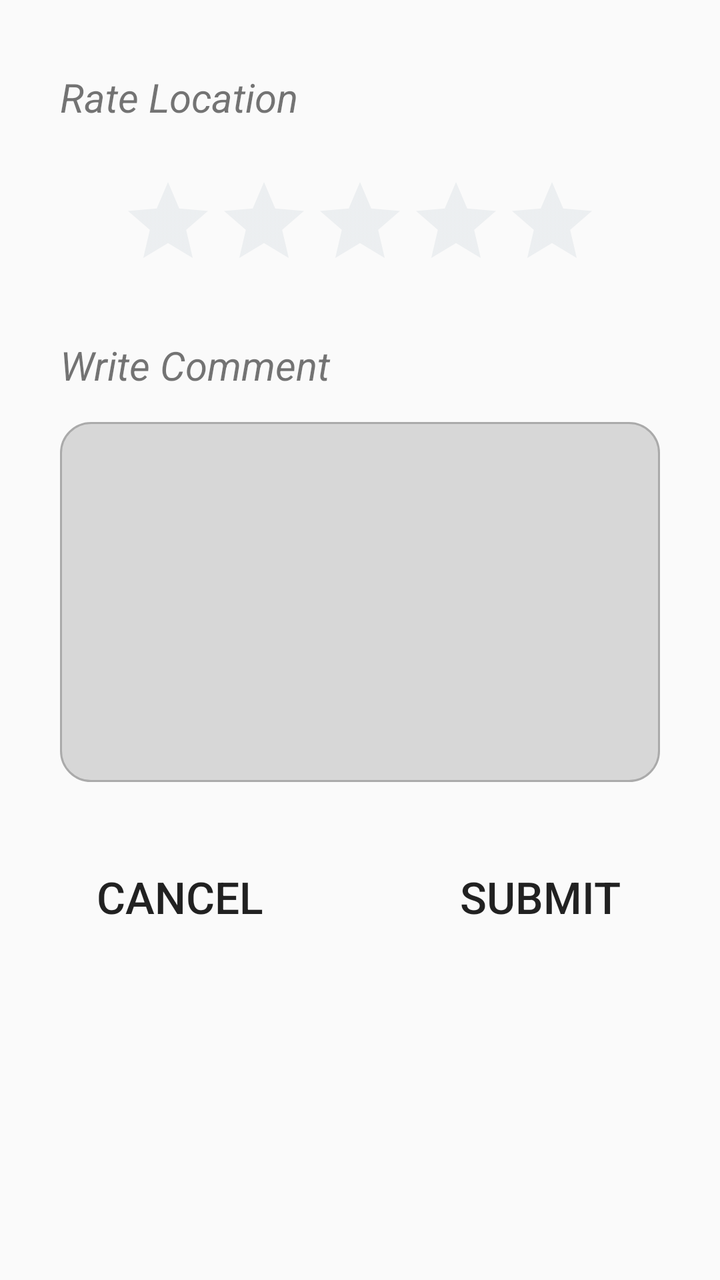
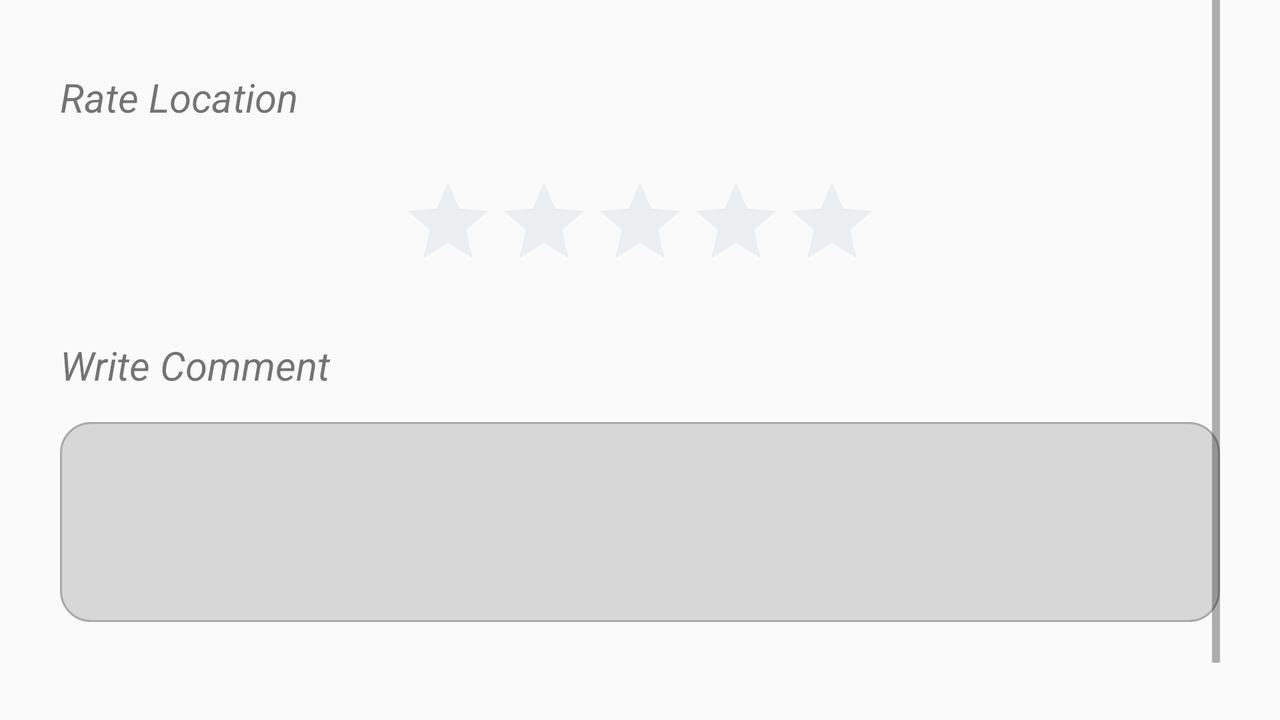

An Android layout and its configuration variant, each rendered on a device that would load it. The default file and the variant file are quoted in full after the pictures.
<!-- AndroidManifest.xml: activity theme AppTheme.NoActionBar -->
<!-- res/layout/activity_rate_location.xml -->
<?xml version="1.0" encoding="utf-8"?>
<LinearLayout xmlns:android="http://schemas.android.com/apk/res/android"
    xmlns:fancy="http://schemas.android.com/apk/res-auto"
    android:orientation="vertical"
    android:layout_width="match_parent"
    android:layout_height="match_parent"
    android:paddingLeft="30dp"
    android:paddingRight="30dp">

    <TextView
        android:id="@+id/tvRateLocation"
        android:layout_width="match_parent"
        android:layout_height="wrap_content"
        android:layout_marginTop="35dp"
        android:text="Rate Location"
        android:textStyle="italic"
        android:textSize="20sp"/>

    
    <RatingBar
        android:id="@+id/ratingBar"
        android:layout_width="wrap_content"
        android:layout_height="wrap_content"
        android:layout_marginTop="25dp"
        android:layout_gravity="center_horizontal"
        android:numStars="5"
        android:stepSize="0.01"
        android:rating="0"
        android:theme="@style/RatingBar"/>

    <TextView
        android:id="@+id/tvWriteComment"
        android:layout_width="match_parent"
        android:layout_height="wrap_content"
        android:layout_marginTop="25dp"
        android:text="Write Comment"
        android:textStyle="italic"
        android:textSize="20sp"/>

    <EditText
        android:id="@+id/etRateContent"
        android:layout_width="match_parent"
        android:layout_height="180dp"
        android:layout_marginTop="15dp"
        android:gravity="top"
        android:maxLines="7"
        android:textSize="20sp"
        android:padding="10dp"
        android:background="@drawable/curve_shape"/>

    <RelativeLayout
        android:layout_width="match_parent"
        android:layout_height="wrap_content"
        android:layout_marginTop="35dp">

        <Button
            android:id="@+id/btnCancel"
            android:layout_width="120dp"
            android:layout_height="45dp"
            android:text="Cancel"
            android:textSize="@dimen/btn_submit_text_size"
            android:background="@drawable/btn_cancel"/>

        <Button
            android:id="@+id/btnSubmit"
            android:layout_width="120dp"
            android:layout_height="45dp"
            android:layout_alignParentRight="true"
            android:text="Submit"
            android:textSize="@dimen/btn_submit_text_size"
            android:background="@drawable/btn_cancel"/>
    </RelativeLayout>
</LinearLayout>
<!-- resources referenced by this layout -->
<resources>
  <dimen name="btn_submit_text_size">22sp</dimen>
  <!-- drawable btn_cancel (drawable) -->
  <?xml version="1.0" encoding="utf-8"?>
  <selector xmlns:android="http://schemas.android.com/apk/res/android">
      
  
      <item android:drawable="@drawable/curve_shape"
          android:state_pressed="true" />
      <item android:drawable="@android:color/transparent"
          android:state_pressed="false"/>
      <item android:drawable="@color/fontDistanceGray"
          android:state_focused="true" />
  
  </selector>
  <!-- drawable curve_shape (drawable) -->
  <shape xmlns:android="http://schemas.android.com/apk/res/android" >
  
      <solid android:color="#d7d7d7" />
  
      <stroke
          android:width="1dp"
          android:color="#aaa" />
  
      <corners
          android:bottomLeftRadius="15dp"
          android:bottomRightRadius="15dp"
          android:topLeftRadius="15dp"
          android:topRightRadius="15dp" />
  </shape>
  <style name="RatingBar" parent="Theme.AppCompat">
          <item name="colorControlNormal">@color/ratingBarNormal</item>
          <item name="colorControlActivated">@color/ratingBarActive</item>
      </style>
  <style name="AppTheme.NoActionBar">
          <item name="windowActionBar">false</item>
          <item name="windowNoTitle">true</item>
      </style>
  <color name="fontDistanceGray">#717984</color>
  <color name="ratingBarNormal">#CBD4DB</color>
  <color name="ratingBarActive">#ECCE2E</color>
</resources>
<!-- res/layout-land/activity_rate_location.xml (the repository's variant of the layout above) -->
<!-- drawn on the phone turned sideways -->
<?xml version="1.0" encoding="utf-8"?>
<LinearLayout xmlns:android="http://schemas.android.com/apk/res/android"
    xmlns:fancy="http://schemas.android.com/apk/res-auto"
    android:orientation="vertical"
    android:layout_width="match_parent"
    android:layout_height="match_parent"
    android:paddingLeft="30dp"
    android:paddingRight="30dp">

    <ScrollView
        android:layout_width="match_parent"
        android:layout_height="wrap_content">

        <LinearLayout
            android:orientation="vertical"
            android:layout_width="match_parent"
            android:layout_height="match_parent">
            <TextView
                android:id="@+id/tvRateLocation"
                android:layout_width="match_parent"
                android:layout_height="wrap_content"
                android:layout_marginTop="35dp"
                android:text="Rate Location"
                android:textStyle="italic"
                android:textSize="20sp"/>

            
            <RatingBar
                android:id="@+id/ratingBar"
                android:layout_width="wrap_content"
                android:layout_height="wrap_content"
                android:layout_marginTop="25dp"
                android:layout_gravity="center_horizontal"
                android:numStars="5"
                android:stepSize="0.01"
                android:rating="0"
                android:theme="@style/RatingBar"/>

            <TextView
                android:id="@+id/tvWriteComment"
                android:layout_width="match_parent"
                android:layout_height="wrap_content"
                android:layout_marginTop="25dp"
                android:text="Write Comment"
                android:textStyle="italic"
                android:textSize="20sp"/>

            <EditText
                android:id="@+id/etRateContent"
                android:layout_width="match_parent"
                android:layout_height="100dp"
                android:layout_marginTop="15dp"
                android:gravity="top"
                android:maxLines="4"
                android:textSize="20sp"
                android:padding="10dp"
                android:background="@drawable/curve_shape"/>

            <RelativeLayout
                android:layout_width="match_parent"
                android:layout_height="wrap_content"
                android:layout_marginTop="35dp">

                <Button
                    android:id="@+id/btnCancel"
                    android:layout_width="120dp"
                    android:layout_height="45dp"
                    android:layout_marginLeft="50dp"
                    android:text="Cancel"
                    android:textSize="@dimen/btn_submit_text_size"
                    android:background="@drawable/btn_cancel"/>

                <Button
                    android:id="@+id/btnSubmit"
                    android:layout_width="120dp"
                    android:layout_height="45dp"
                    android:layout_marginRight="50dp"
                    android:layout_alignParentRight="true"
                    android:text="Submit"
                    android:textSize="@dimen/btn_submit_text_size"
                    android:background="@drawable/btn_cancel"/>
            </RelativeLayout>
        </LinearLayout>
    </ScrollView>
</LinearLayout>
